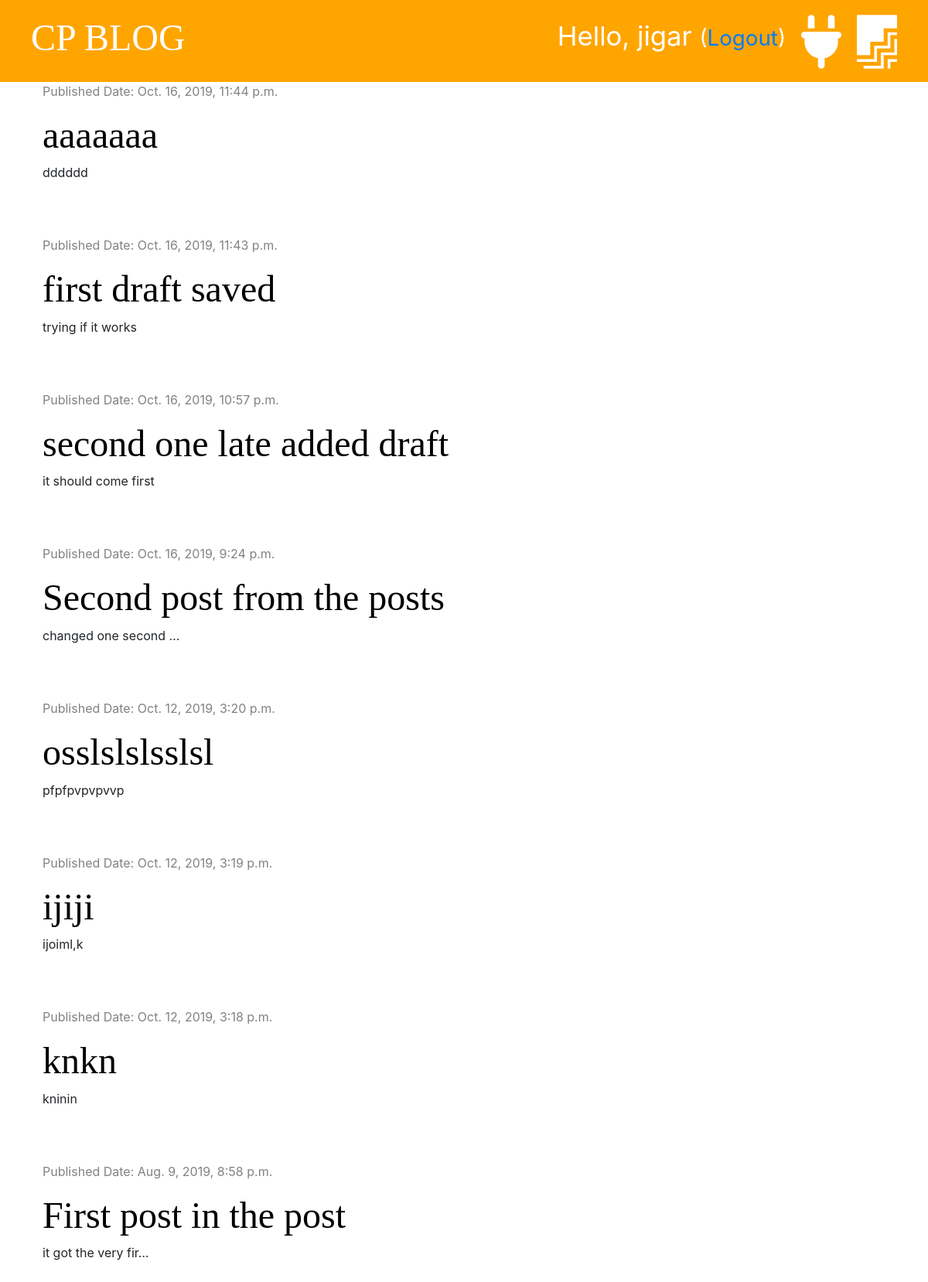
The app's page / (signed in) with its own data.
### blog/models.py (models this page shows, shortened)
class Post(models.Model):
    author = models.ForeignKey('auth.User', on_delete=models.CASCADE)
    title = models.CharField(max_length=200)
    text = models.TextField()
    created_date = models.DateTimeField(default=timezone.now)
    published_date = models.DateTimeField(blank=True, null=True)

### blog/views.py (the view)
# urls.py: path('', views.post_list, name='post_list'),
def post_list(request, ):
    posts = Post.objects.filter(published_date__lte=timezone.now()).order_by('-published_date')
    stuff_for_frontend = {'posts': posts}
    return render(request, 'blog/post_list.html', stuff_for_frontend)

### blog/templates/blog/post_list.html (shortened to what this page needs)
{% extends 'blog/base.html' %}
{% block content %}
            {% for post in posts %}
                <div class="post">
                    <div class="date">
                        <p>Published Date: {{ post.published_date }}</p>
                    </div>
                    <h1><a href="{% url 'post_detail' pk=post.pk %}">{{ post.title }}</a></h1>
                    <p>{{ post.text|truncatechars:20|linebreaksbr }}</p>
                </div>
            {% endfor %}
{% endblock %}

### blog/templates/blog/base.html (shortened to what this page needs)
<!DOCTYPE html>
<html>
<head>
    <link rel="stylesheet" href="https://stackpath.bootstrapcdn.com/bootstrap/4.3.1/css/bootstrap.min.css">
    {% load static %}
    <link rel="stylesheet" type="text/css" href="{% static 'blog/blog.css' %}">
</head>
<body>
<div class="page-header">
    {% if user.is_authenticated %}
        <a href="{% url 'post_draft_list' %}" class="top-menu"><i class="fab fa-firstdraft fa-2x"></i></a>
        <a href="{% url 'new_post' %}" class="top-menu"><i class="fas fa-plug fa-2x" style="color: white;"></i></a>
        <p class="top-menu">Hello, {{user.username}} <small> (<a href="{% url 'logout' %}">Logout</a>)</small> </p>
    {% else %}
        <a href="{% url 'login' %}" class="top-menu"><i class="fas fa-sign-in-alt fa-2x" style="color: white;"></i></a>
    {% endif %}
    <h1><a href="{% url 'post_list' %}">CP BLOG</a></h1>
</div>
<div class="content container">
    <div class="row">
        <div class="col-md-8">
           {% block content %}
           {% endblock %}
        </div>
    </div>
</div>
</body>
</html>

### blog/static/blog/blog.css (style rules this page uses)
.page-header { background-color: orange; margin-top: 0px; padding: 20px 20px 20px 40px; }
.page-header h1, .page-header h1 a { color: #ffffff; font-size: 36pt; text-decoration: none; }
h1, h2, h3, h4 { font-family: 'Tangerine', 'Inconsolata', 'Droid Sans', serif; font-size: 48px; }
.content { margin-left: 40px; }
.date { color: #828282; }
.post { margin-bottom: 70px; }
.post h1 a { color: black; }
.top-menu { color: #ffffff; float: right; font-size: 26pt; margin-right: 20px; }

### records on screen
Post: published_date "Oct. 16, 2019, 11:44 p.m.", title "aaaaaaa", text "dddddd"
Post: published_date "Oct. 16, 2019, 11:43 p.m.", title "first draft saved", text "trying if it works"
Post: published_date "Oct. 16, 2019, 10:57 p.m.", title "second one late added draft", text "it should come first"
Post: published_date "Oct. 16, 2019, 9:24 p.m.", title "Second post from the posts", text "changed one second …"
Post: published_date "Oct. 12, 2019, 3:20 p.m.", title "osslslslsslsl", text "pfpfpvpvpvvp"
Post: published_date "Oct. 12, 2019, 3:19 p.m.", title "ijiji", text "ijoiml,k"
Post: published_date "Oct. 12, 2019, 3:18 p.m.", title "knkn", text "kninin"
Post: published_date "Aug. 9, 2019, 8:58 p.m.", title "First post in the post", text "it got the very fir…"

### other values on screen
{{ user.username }} "jigar"
